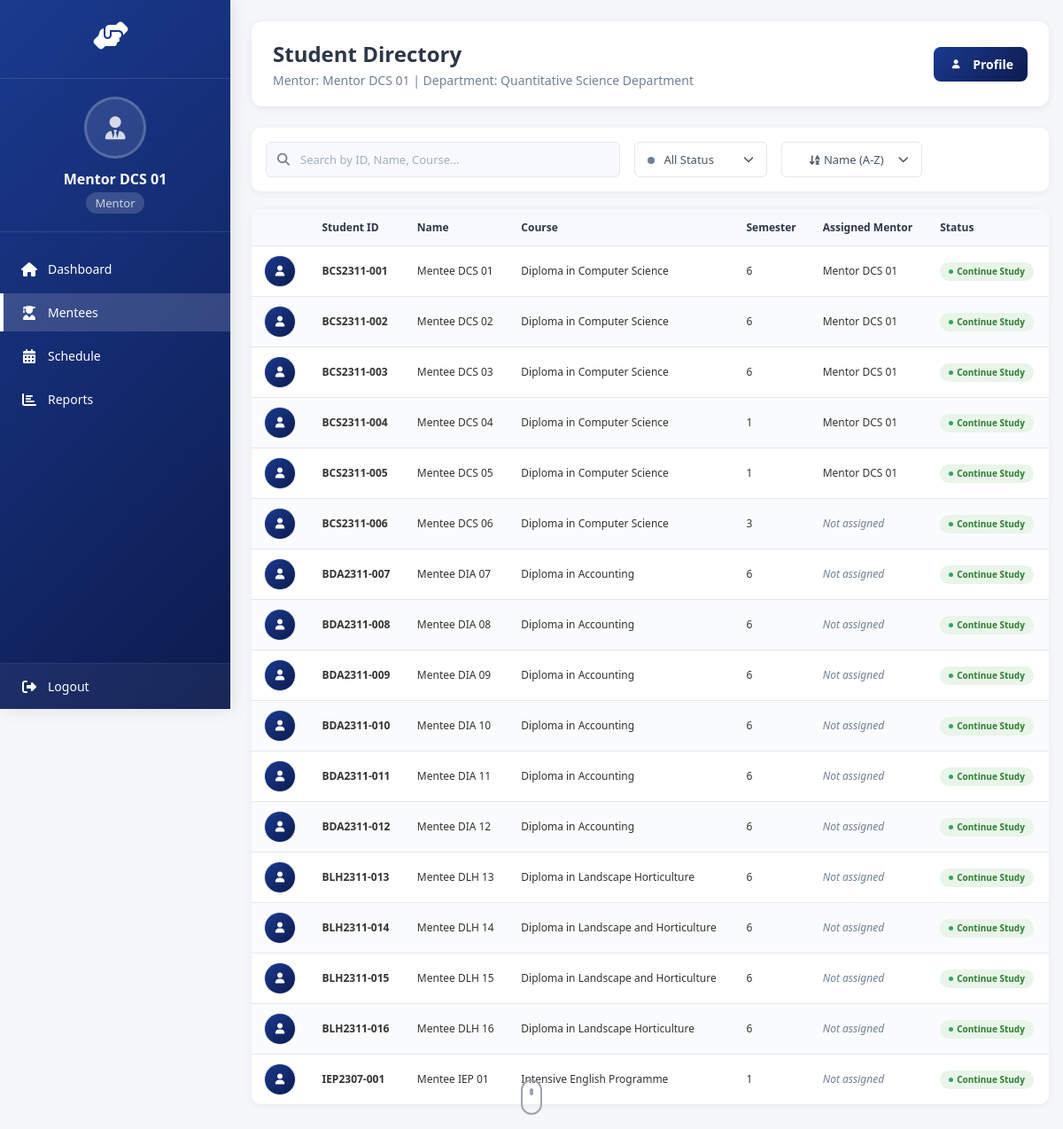
The page /mmms/mentor/mentees/ (signed in) on the database its author committed.
### system/models.py (models this page shows, shortened)
class Mentor(models.Model):
    user = models.OneToOneField(settings.AUTH_USER_MODEL, on_delete=models.CASCADE)
    profile_picture = models.ImageField(upload_to='mentor_profile_pictures/', null=True, blank=True)
    MentorID = models.CharField(max_length=12, primary_key=True)
    MentorName = models.CharField(max_length=100)
    MentorEmail = models.EmailField()
    MentorPhone = models.CharField(max_length=15)
    MentorIC = models.CharField(max_length=15)
    MentorAddress = models.CharField(max_length=255)
    MentorPostcode = models.CharField(max_length=10)
    MentorCity = models.CharField(max_length=50)
    MentorState = models.CharField(max_length=50)
    MentorRace = models.CharField(max_length=50)
    MentorReligion = models.CharField(max_length=50)
    MentorDepartment = models.CharField(max_length=100)
    MaxMentees = models.IntegerField(default=20)
    CurrentMentees = models.IntegerField(default=0)
    MentorJoinDate = models.DateField()

class Mentee(models.Model):
    STATUS_CHOICES = (
        ('active', 'Continue Study'),
        ('inactive', 'Not Continuing'),
        ('graduated', 'Graduated'),
    )
    GENDER_CHOICES = (
        ('male', 'Male'),
        ('female', 'Female'),
    )
    user = models.OneToOneField(settings.AUTH_USER_MODEL, on_delete=models.CASCADE)
    profile_picture = models.ImageField(upload_to='mentee_profile_pictures/', null=True, blank=True)
    MenteeID = models.CharField(max_length=12, primary_key=True)
    MenteeName = models.CharField(max_length=100)
    MenteeCourse = models.CharField(max_length=100)
    MenteeSemester = models.IntegerField()
    Year = models.IntegerField()
    MenteeJoinDate = models.DateField()
    MenteeEmail = models.EmailField()
    MenteePhone = models.CharField(max_length=15)
    MenteeIC = models.CharField(max_length=15)
    MenteeAddress = models.CharField(max_length=255)
    MenteePostcode = models.CharField(max_length=10)
    MenteeCity = models.CharField(max_length=50)
    MenteeState = models.CharField(max_length=50)
    MenteeRace = models.CharField(max_length=50)
    MenteeReligion = models.CharField(max_length=50)
    MenteeGender = models.CharField(max_length=10, choices=GENDER_CHOICES, default='male')
    MenteeStatus = models.CharField(max_length=20, choices=STATUS_CHOICES, default='active')
    MenteePreviousSchool = models.CharField(max_length=100)
    MenteeFatherName = models.CharField(max_length=100)
    MenteeFatherIC = models.CharField(max_length=15)
    MenteeFatherOccupation = models.CharField(max_length=100)
    MenteeFatherPhone = models.CharField(max_length=15)
    MenteeMotherName = models.CharField(max_length=100)
    MenteeMotherIC = models.CharField(max_length=15)
    MenteeMotherOccupation = models.CharField(max_length=100)
    MenteeMotherPhone = models.CharField(max_length=15)
    Sem1TargetGPA = models.DecimalField(max_digits=3, decimal_places=2, null=True, blank=True)
    Sem1ActualGPA = models.DecimalField(max_digits=3, decimal_places=2, null=True, blank=True)
    Sem2TargetGPA = models.DecimalField(max_digits=3, decimal_places=2, null=True, blank=True)
    Sem2ActualGPA = models.DecimalField(max_digits=3, decimal_places=2, null=True, blank=True)
    Sem3TargetGPA = models.DecimalField(max_digits=3, decimal_places=2, null=True, blank=True)
    Sem3ActualGPA = models.DecimalField(max_digits=3, decimal_places=2, null=True, blank=True)
    Sem4TargetGPA = models.DecimalField(max_digits=3, decimal_places=2, null=True, blank=True)
    Sem4ActualGPA = models.DecimalField(max_digits=3, decimal_places=2, null=True, blank=True)
    Sem5TargetGPA = models.DecimalField(max_digits=3, decimal_places=2, null=True, blank=True)
    Sem5ActualGPA = models.DecimalField(max_digits=3, decimal_places=2, null=True, blank=True)
    Sem6TargetGPA = models.DecimalField(max_digits=3, decimal_places=2, null=True, blank=True)
    Sem6ActualGPA = models.DecimalField(max_digits=3, decimal_places=2, null=True, blank=True)
    TargetCGPA = models.DecimalField(max_digits=3, decimal_places=2, null=True, blank=True)
    CurrentCGPA = models.DecimalField(max_digits=3, decimal_places=2, null=True, blank=True)
    MenteeAcademicGoals = models.TextField(blank=True)
    MenteeStudyHabits = models.TextField(blank=True)
    MenteeSubjects = models.TextField(blank=True)
    MenteeExtracurricular = models.TextField(blank=True)
    AcademicSupportNeeds = models.TextField(blank=True)
    assigned_mentor = models.ForeignKey('Mentor', on_delete=models.SET_NULL, null=True, blank=True)
    def get_course_full_name(self):
        course_mapping = {
            'CS': 'Diploma in Computer Science',
            'DA': 'Diploma in Accounting',
            'DB': 'Diploma in Business Studies',
            'LH': 'Diploma in Landscape Horticulture',
            'IEP': 'Intensive English Programme',
            'CFAB': 'Certificate in Finance, Accountancy and Business'
        }
        return course_mapping.get(self.MenteeCourse, self.MenteeCourse)

### system/views.py (the view, shortened to what this page needs)
# urls.py: path('mentor/mentees/', views.view_assigned_mentees, name='view_assigned_mentees'),
@login_required
def view_assigned_mentees(request):
    if request.user.role != 'mentor':
        messages.error(request, 'Access denied. Mentor role required.')
        return redirect('homepage')
    mentor = get_object_or_404(Mentor, user=request.user)
    all_mentees = Mentee.objects.all().select_related('assigned_mentor')
    assigned_mentees = all_mentees.filter(assigned_mentor=mentor)
    search_query = request.GET.get('search', '')
    filtered_mentees = all_mentees
    active_mentees_count = assigned_mentees.filter(MenteeStatus='active').count()
    male_mentees_count = assigned_mentees.filter(MenteeGender='male').count()
    female_mentees_count = assigned_mentees.filter(MenteeGender='female').count()
    context = {
        'mentor': mentor,
        'assigned_mentees': assigned_mentees,  # For statistics
        'all_mentees': filtered_mentees,       # For display in table
        'active_mentees_count': active_mentees_count,
        'male_mentees_count': male_mentees_count,
        'female_mentees_count': female_mentees_count,
        'search_query': search_query,
        'total_mentees_count': all_mentees.count(),  # Total in system
    }
    return render(request, 'view_mentees.html', context)

### system/templates/view_mentees.html (shortened to what this page needs)
<!DOCTYPE html>
<html lang="en">
<head>
    <link rel="stylesheet" href="https://cdnjs.cloudflare.com/ajax/libs/font-awesome/6.4.0/css/all.min.css">
</head>
<body>
    <div class="sidebar">
        <div class="logo-section">
            <div class="logo">
                <i class="fas fa-hands-helping"></i>
            </div>
        </div>
        <div class="user-info">
            <div class="user-avatar">
                {% if mentor.profile_picture %}
                <img src="{{ mentor.profile_picture.url }}" alt="Profile Picture" id="sidebarProfilePic">
                <i class="fas fa-user-tie" id="sidebarProfileIcon" style="display: none;"></i>
                {% else %}
                <i class="fas fa-user-tie" id="sidebarProfileIcon"></i>
                {% endif %}
            </div>
            <div class="user-name">{{ mentor.MentorName }}</div>
            <div class="user-role">Mentor</div>
        </div>
        <ul class="nav-menu">
            <li class="nav-item">
                <a href="{% url 'mentor_homepage' %}" class="nav-link">
                    <i class="fas fa-home"></i>
                    <span class="nav-text">Dashboard</span>
                </a>
            </li>
            <li class="nav-item">
                <a href="{% url 'view_assigned_mentees' %}" class="nav-link active">
                    <i class="fas fa-user-graduate"></i>
                    <span class="nav-text">Mentees</span>
                </a>
            </li>
            <li class="nav-item">
                <a href="{% url 'mentoring_schedule' %}" class="nav-link">
                    <i class="fas fa-calendar-alt"></i>
                    <span class="nav-text">Schedule</span>
                </a>
            </li>
            <li class="nav-item">
                <a href="{% url 'activity_report' %}" class="nav-link">
                    <i class="fas fa-chart-bar"></i>
                    <span class="nav-text">Reports</span>
                </a>
            </li>
        </ul>
        <div class="sidebar-footer">
            <div class="nav-item logout-item">
                <a href="{% url 'logout' %}" class="logout-link">
                    <i class="fas fa-sign-out-alt"></i>
                    <span class="nav-text">Logout</span>
                </a>
            </div>
        </div>
    </div>
    <div class="main-content">
        <div class="content-header">
            <div class="welcome-section">
                <h1>Student Directory</h1>
                <p>Mentor: {{ mentor.MentorName }} | Department: {{ mentor.MentorDepartment }}</p>
            </div>
            <div class="profile-section">
                <a href="{% url 'mentor_update_profile' %}" class="profile-btn">
                    <div class="profile-avatar">
                        <i class="fas fa-user"></i>
                    </div>
                    <span>Profile</span>
                </a>
            </div>
        </div>
        <div class="controls">
            <div class="search-container">
                <i class="fas fa-search"></i>
                <input type="text" class="search-input" id="searchInput" placeholder="Search by ID, Name, Course..."
                    value="{{ search_query }}" onkeyup="filterMentees()">
            </div>
            <div class="status-filter-dropdown" id="statusFilterDropdown">
                <button class="status-dropdown-toggle" id="statusDropdownToggle" onclick="toggleStatusDropdown(event)">
                    <span id="currentStatusLabel">
                        <span class="status-indicator all"></span>
                        All Status
                    </span>
                    <i class="fas fa-chevron-down"></i>
                </button>
            </div>
            <div class="sort-filter-dropdown" id="sortFilterDropdown">
                <button class="sort-dropdown-toggle" id="sortDropdownToggle" onclick="toggleSortDropdown(event)">
                    <span id="currentSortLabel">
                        <i class="fas fa-sort-alpha-down"></i>
                        Name (A-Z)
                    </span>
                    <i class="fas fa-chevron-down"></i>
                </button>
            </div>
        </div>
        {% if all_mentees %}
        <div class="mentee-table-container">
            <table class="mentee-table" id="menteeTable">
                <thead>
                    <tr>
                        <th></th>
                        <th>Student ID</th>
                        <th>Name</th>
                        <th>Course</th>
                        <th>Semester</th>
                        <th>Assigned Mentor</th>
                        <th>Status</th>
                    </tr>
                </thead>
                <tbody id="menteeTableBody">
                    {% for mentee in all_mentees %}
                    <tr class="mentee-row clickable-row" data-status="{{ mentee.MenteeStatus }}"
                        data-gender="{{ mentee.MenteeGender }}" data-course="{{ mentee.MenteeCourse }}"
                        data-mentee-id="{{ mentee.MenteeID }}" data-mentee-name="{{ mentee.MenteeName }}"
                        data-assignment="{% if mentee.assigned_mentor == mentor %}assigned{% elif mentee.assigned_mentor %}others{% else %}unassigned{% endif %}"
                        onclick="window.location.href='{% url 'mentor_view_mentee' mentee.MenteeID %}'">
                        <td>
                            {% if mentee.profile_picture %}
                            <img src="{{ mentee.profile_picture.url }}" alt="{{ mentee.MenteeName }}"
                                class="profile-picture">
                            {% else %}
                            <div class="profile-picture-placeholder">
                                <i class="fas fa-user"></i>
                            </div>
                            {% endif %}
                        </td>
                        <td><strong>{{ mentee.MenteeID }}</strong></td>
                        <td>{{ mentee.MenteeName }}</td>
                        <td>{{ mentee.get_course_full_name }}</td>
                        <td>{{ mentee.MenteeSemester }}</td>
                        <td>
                            {% if mentee.assigned_mentor %}
                            {{ mentee.assigned_mentor.MentorName }}
                            {% else %}
                            <span style="color: #718096; font-style: italic;">Not assigned</span>
                            {% endif %}
                        </td>
                        <td>
                            <span class="status-{{ mentee.MenteeStatus }}">{{ mentee.get_MenteeStatus_display }}</span>
                        </td>
                    </tr>
                    {% endfor %}
                </tbody>
            </table>
        </div>
        {% else %}
        <div class="no-mentees">
            <h2>No Students Available</h2>
            <p>There are no students registered in the system yet.</p>
        </div>
        {% endif %}
    </div>
</body>
</html>

### rows shown on the page
Mentor: MentorName "Mentor DCS 01", MentorDepartment "Quantitative Science Department"
Mentee: MenteeID "BCS2311-001", MenteeName "Mentee DCS 01", get_course_full_name "Diploma in Computer Science", MenteeSemester "6", assigned_mentor.MentorName "Mentor DCS 01", MenteeStatus "Continue Study"
Mentee: MenteeID "BCS2311-002", MenteeName "Mentee DCS 02", get_course_full_name "Diploma in Computer Science", MenteeSemester "6", assigned_mentor.MentorName "Mentor DCS 01", MenteeStatus "Continue Study"
Mentee: MenteeID "BCS2311-003", MenteeName "Mentee DCS 03", get_course_full_name "Diploma in Computer Science", MenteeSemester "6", assigned_mentor.MentorName "Mentor DCS 01", MenteeStatus "Continue Study"
Mentee: MenteeID "BCS2311-004", MenteeName "Mentee DCS 04", get_course_full_name "Diploma in Computer Science", MenteeSemester "1", assigned_mentor.MentorName "Mentor DCS 01", MenteeStatus "Continue Study"
Mentee: MenteeID "BCS2311-005", MenteeName "Mentee DCS 05", get_course_full_name "Diploma in Computer Science", MenteeSemester "1", assigned_mentor.MentorName "Mentor DCS 01", MenteeStatus "Continue Study"
Mentee: MenteeID "BCS2311-006", MenteeName "Mentee DCS 06", get_course_full_name "Diploma in Computer Science", MenteeSemester "3", shows "Not assigned", MenteeStatus "Continue Study"
Mentee: MenteeID "BDA2311-010", MenteeName "Mentee DIA 10", get_course_full_name "Diploma in Accounting", MenteeSemester "6", shows "Not assigned", MenteeStatus "Continue Study"
Mentee: MenteeID "BDA2311-011", MenteeName "Mentee DIA 11", get_course_full_name "Diploma in Accounting", MenteeSemester "6", shows "Not assigned", MenteeStatus "Continue Study"
Mentee: MenteeID "BDA2311-012", MenteeName "Mentee DIA 12", get_course_full_name "Diploma in Accounting", MenteeSemester "6", shows "Not assigned", MenteeStatus "Continue Study"
Mentee: MenteeID "BDA2311-007", MenteeName "Mentee DIA 07", get_course_full_name "Diploma in Accounting", MenteeSemester "6", shows "Not assigned", MenteeStatus "Continue Study"
Mentee: MenteeID "BDA2311-008", MenteeName "Mentee DIA 08", get_course_full_name "Diploma in Accounting", MenteeSemester "6", shows "Not assigned", MenteeStatus "Continue Study"
Mentee: MenteeID "BDA2311-009", MenteeName "Mentee DIA 09", get_course_full_name "Diploma in Accounting", MenteeSemester "6", shows "Not assigned", MenteeStatus "Continue Study"
Mentee: MenteeID "BLH2311-013", MenteeName "Mentee DLH 13", get_course_full_name "Diploma in Landscape Horticulture", MenteeSemester "6", shows "Not assigned", MenteeStatus "Continue Study"
Mentee: MenteeID "BLH2311-014", MenteeName "Mentee DLH 14", get_course_full_name "Diploma in Landscape and Horticulture", MenteeSemester "6", shows "Not assigned", MenteeStatus "Continue Study"
Mentee: MenteeID "BLH2311-015", MenteeName "Mentee DLH 15", get_course_full_name "Diploma in Landscape and Horticulture", MenteeSemester "6", shows "Not assigned", MenteeStatus "Continue Study"
Mentee: MenteeID "BLH2311-016", MenteeName "Mentee DLH 16", get_course_full_name "Diploma in Landscape Horticulture", MenteeSemester "6", shows "Not assigned", MenteeStatus "Continue Study"
Mentee: MenteeID "IEP2307-001", MenteeName "Mentee IEP 01", get_course_full_name "Intensive English Programme", MenteeSemester "1", shows "Not assigned", MenteeStatus "Continue Study"
